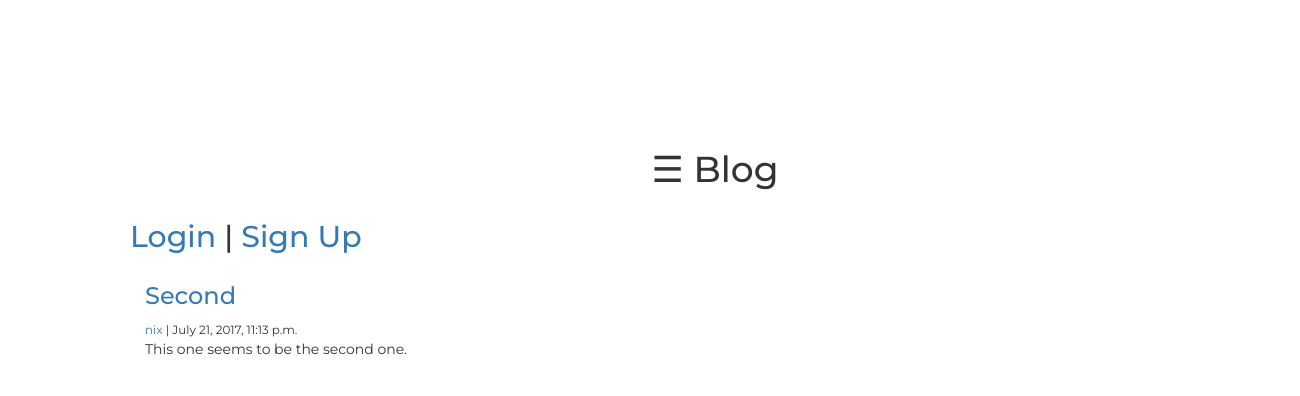
The app's page /post/2/ with its own data.
### content/models.py (models this page shows, shortened)
class Post(models.Model):
	author			=	models.ForeignKey('auth.User')
	title			=	models.CharField(max_length=200)
	text			=	models.TextField()
	created_date	=	models.DateTimeField(default=timezone.now)
	published_date	=	models.DateTimeField(blank=True,	null=True)

### content/views.py (the view)
# urls.py: url(r'^post/(?P<pk>\d+)/$', views.post_detail, name='post_detail'),
def	post_detail(request, pk):
	post = get_object_or_404(Post,	pk=pk)
	return render(request, 'post_detail.html', {'post': post})

### templates/post_detail.html
{% extends 'base.html' %}
{%block content%}
<div>
<h3><a	href="{%url	'post_detail' pk=post.pk%}">{{post.title}}</a></h3> <small><a href="{%url	'post_detail' pk=post.pk%}">{{post.author}}</a> | {{post.created_date}}</small>
<br/>
<p>
	{{post.text}}
</p>
</div>
{%endblock content%}

### templates/snippets/nav.html (style rules this page uses)
body { margin: 0; font-family: 'Lato', sans-serif; }

### templates/snippets/css.html (style rules this page uses)
body { font-family:'Montserrat', sans-serif; }

### records on screen
Post: title "Second", author "nix", created_date "July 21, 2017, 11:13 p.m.", text "This one seems to be the second one."
